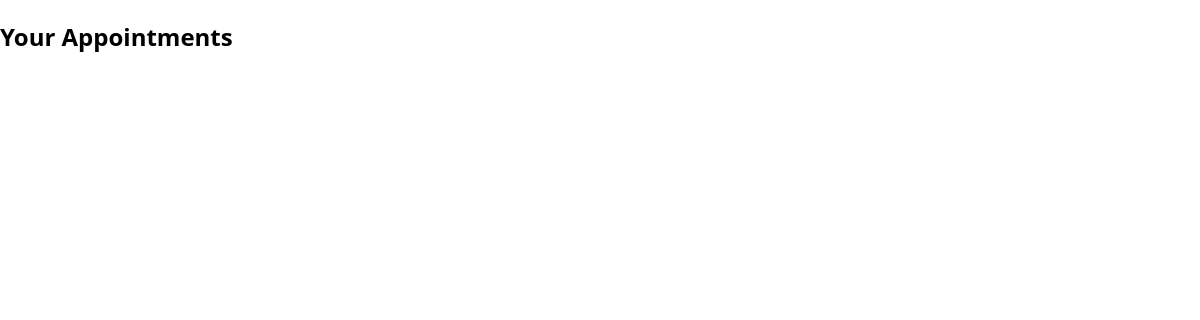
/appointments/view/ (signed in), run on an earlier commit of the app's database.
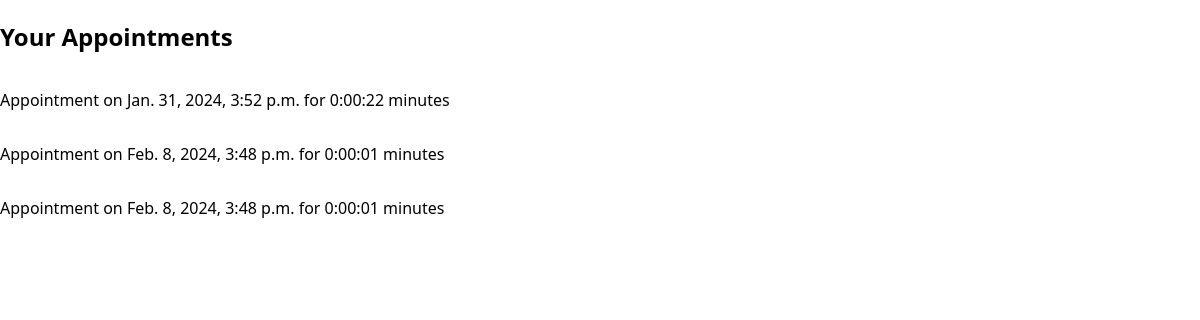
And on a later commit of the database.
### appointments/models.py (models this page shows, shortened)
class Appointment(models.Model):
    user = models.ForeignKey(settings.AUTH_USER_MODEL, on_delete=models.CASCADE, related_name='appointments')
    date_time = models.DateTimeField()
    duration = models.DurationField()
    timezone = models.CharField(max_length=50, choices=TIMEZONE_CHOICES, default='UTC')
    user_notes = models.TextField(blank=True, null=True)
    admin_notes = models.TextField(blank=True, null=True)
    created_at = models.DateTimeField(auto_now_add=True)
    updated_at = models.DateTimeField(auto_now=True)

### appointments/views.py (the view)
# urls.py: path('view/', views.view_appointments, name='view_appointments'),
def view_appointments(request):
    appointments = Appointment.objects.filter(user=request.user).order_by('date_time')
    return render(request, 'appointments/view_appointments.html', {'appointments': appointments})

### templates/appointments/view_appointments.html
{% extends 'base.html' %} {% block content %}
<h2>Your Appointments</h2>
{% for appointment in appointments %}
<p>
  Appointment on {{ appointment.date_time }} for {{ appointment.duration }}
  minutes
</p>
{% endfor %} {% endblock %}

### templates/base.html (shortened to what this page needs)
{% load static %}
<!DOCTYPE html>
<html lang="en">
  <head>
    <link
      rel="stylesheet"
      type="text/css"
      href="{% static 'css/style.css' %}"
    />
  </head>
  <body>
    <body>
      {% block content %}{% endblock %}
    </body>
  </body>
</html>

### static/css/layout.css (style rules this page uses)
body { font-family: "Segoe UI", Tahoma, Geneva, Verdana, sans-serif; font-size: 16px; font-style: normal; font-weight: 400; display: flex; flex-direction: column; width: 100vw; height: 100vh; margin: 0; padding: 0; }

What changed in the data, as far as the page shows it:
added Appointment: date_time "Jan. 31, 2024, 3:52 p.m.", duration "0:00:22"
added Appointment: date_time "Feb. 8, 2024, 3:48 p.m.", duration "0:00:01"
added Appointment: date_time "Feb. 8, 2024, 3:48 p.m.", duration "0:00:01"
